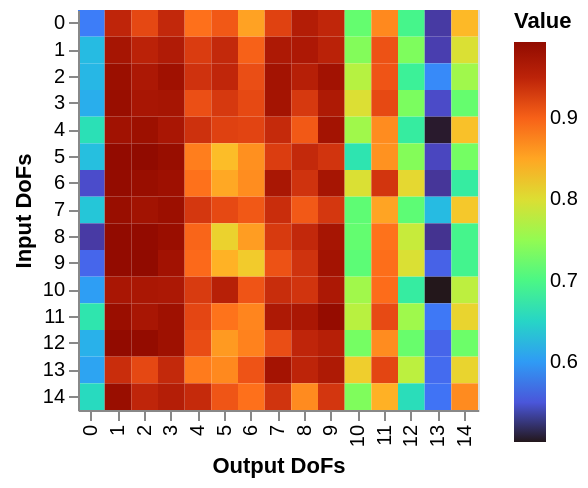

The cell this chart's notebook holds for it:
### Markdown cell above
# Results

### Code cell
pyfbs.display.imshow(np.average(coh, axis=0))

### Figure 1 — Vega-Lite specification as saved in the notebook (floating-point values rounded to 4 significant figures; data arrays with more than 128 entries replaced by an {"elided": "..."} marker saying what was removed)
{"config": {"view": {"continuousWidth": 300, "continuousHeight": 300}}, "data": {"name": "data-f726110a046cd63d6b2b55ced78620fd"}, "mark": {"type": "rect"}, "encoding": {"color": {"field": "rec", "legend": {"title": "Value"}, "scale": {"scheme": "turbo"}, "type": "quantitative"}, "tooltip": [{"field": "rec", "format": ".3f", "title": "Value", "type": "quantitative"}], "x": {"axis": {"title": "Output DoFs"}, "field": "x", "type": "ordinal"}, "y": {"axis": {"title": "Input DoFs"}, "field": "y", "type": "ordinal"}}, "height": 200, "title": "", "width": 200, "$schema": "https://vega.github.io/schema/vega-lite/v6.1.0.json", "datasets": {"data-f726110a046cd63d6b2b55ced78620fd": {"elided": "225 records"}}}
